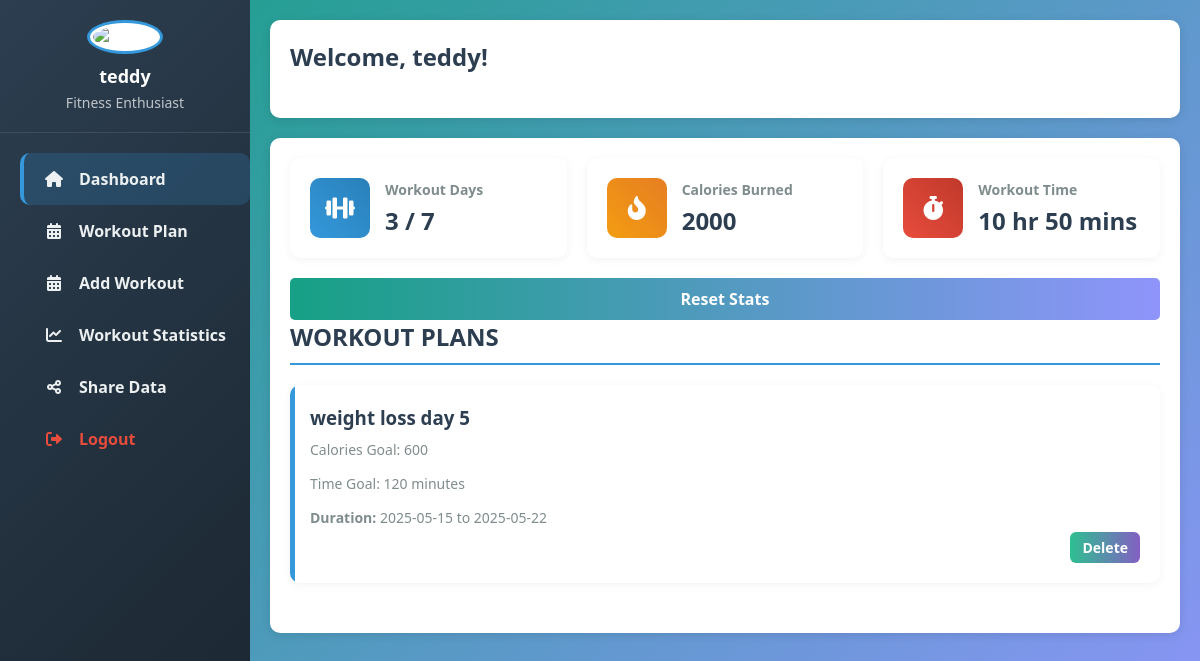
/dashboard (signed in), run on the app's committed database.
### app/database.py (models this page shows, shortened)
class User(UserMixin, db.Model):
    __tablename__ = 'users'
    id = db.Column(db.Integer, primary_key=True, autoincrement=True)
    username = db.Column(db.String(80), unique=True, nullable=False)
    email = db.Column(db.String(120), unique=True, nullable=False)
    password_hash = db.Column(db.String(256), nullable=False)
    secret_question = db.Column(db.String(100), nullable=True)
    secret_answer_hash = db.Column(db.String(256), nullable=True)
    created_at = db.Column(db.DateTime, default=datetime.utcnow)
    last_login = db.Column(db.DateTime, nullable=True)
    friends = db.relationship(
        'User',
        secondary=friendships,
        primaryjoin=(friendships.c.user_id == id),
        secondaryjoin=(friendships.c.friend_id == id),
        backref=db.backref('friended_by', lazy='dynamic'),
        lazy='dynamic'
    )
    def get_all_friends(self):
        return self.friends.all()

class WeeklyPlan(db.Model):
    __tablename__ = 'weekly_plans'
    id = db.Column(db.Integer, primary_key=True)
    user_id = db.Column(db.Integer, db.ForeignKey('users.id'), nullable=False)
    plan_name = db.Column(db.String(100), nullable=False)
    calorie_goal = db.Column(db.Integer, nullable=False)
    time_goal_minutes = db.Column(db.Integer, nullable=False)
    created_at = db.Column(db.DateTime, default=datetime.utcnow)
    user = db.relationship('User', backref=db.backref('weekly_plans', lazy=True))

### app/routes.py (the view, shortened to what this page needs)
@blueprint.route("/dashboard")
@login_required
def dashboard():
    user = current_user
    form_plan = WorkoutPlanForm()
    form_log = WorkoutLogForm()
    weekly_plans = WeeklyPlan.query.filter_by(user_id=user.id).all()
    for plan in weekly_plans:
        plan.start_date = plan.created_at.date()
        plan.end_date = (plan.created_at + timedelta(days=7)).date()
    workout_logs = WorkoutLog.query.filter_by(user_id=user.id).all()
    total_duration = sum([log.duration_minutes for log in workout_logs])
    total_calories = sum([log.calories for log in workout_logs if log.calories])
    workout_days_set = set()
    for log in workout_logs:
        if log.workout_days:
            days = [day.strip() for day in log.workout_days.split(",")]
            workout_days_set.update(days)
    total_workout_days = len(workout_days_set)
    type_counter = Counter(log.workout_type for log in workout_logs if log.workout_type)
    workout_types = list(type_counter.keys())
    workout_counts = list(type_counter.values())
    from collections import defaultdict
    weekday_calories = defaultdict(int)
    for log in workout_logs:
        if log.workout_days and log.calories:
            for day in log.workout_days.split(","):
                weekday_calories[day.strip()] += log.calories
    weekday_order = ["Mon", "Tue", "Wed", "Thu", "Fri", "Sat", "Sun"]
    sorted_weekdays = [day for day in weekday_order if day in weekday_calories]
    calories_by_weekday = [weekday_calories[day] for day in sorted_weekdays]
    weekday_time_spent = defaultdict(int)
    for log in workout_logs:
        if log.workout_days and log.duration_minutes:
            for day in log.workout_days.split(","):
                weekday_time_spent[day.strip()] += log.duration_minutes
    time_sorted_weekdays = [day for day in weekday_order if day in weekday_time_spent]
    time_by_weekday = [weekday_time_spent[day] for day in time_sorted_weekdays]
    progress_data = {}
    for plan in weekly_plans:
        goal_calories = plan.calorie_goal
        goal_time = plan.time_goal_minutes
        calorie_ratio = total_calories / goal_calories if goal_calories else 0
        time_ratio = total_duration / goal_time if goal_time else 0
        progress_percent = min(
            (calorie_ratio + time_ratio) / 2 * 100, 100
        )  # Cap at 100%
        progress_data[plan.plan_name] = round(progress_percent, 1)
    user_recent_log = (
        WorkoutLog.query.filter_by(user_id=user.id)
        .order_by(WorkoutLog.created_at.desc())
        .first()
    )
    friends = user.get_all_friends()
    leaderboard_data = []
    if user_recent_log:
        days_ago = (datetime.utcnow() - user_recent_log.created_at).days
        leaderboard_data.append(
            {
                "username": user.username + " (You)",
                "activity": user_recent_log.workout_type,
                "calories": user_recent_log.calories or 0,
                "duration": user_recent_log.duration_minutes,
                "shared_days_ago": days_ago,
                "is_current_user": True,
            }
        )
    leaderboard_data = sorted(
        leaderboard_data, key=lambda x: x["calories"], reverse=True
    )
    for i, person_data in enumerate(leaderboard_data):
        person_data["rank"] = i + 1
    friends_data = leaderboard_data
    has_friends = len(friends) > 0
    return render_template(
        "dashboard.html",
        user=user,
        weekly_plans=weekly_plans,
        workout_logs=workout_logs,
        total_duration=total_duration,
        total_calories=total_calories,
        total_workout_days=total_workout_days,
        workout_types=workout_types,
        workout_counts=workout_counts,
        weekday_labels=sorted_weekdays,
        weekday_calories=calories_by_weekday,
        time_labels=time_sorted_weekdays,
        time_spent_values=time_by_weekday,
        progress_data=progress_data,
        friends=friends_data,
        form_plan=form_plan,
        form_log=form_log,
    )

### app/__init__.py (called while the page is built)
def create_application(config_class=Config):
    app = Flask(__name__)
    app.config.from_object(config_class)
    db.init_app(app)
    login_manager.init_app(app)
    migrate.init_app(app, db)
    from app.blueprints import blueprint
    app.register_blueprint(blueprint)
    @login_manager.user_loader
    def load_user(user_id):
        return User.query.get(int(user_id))
    app.cli.add_command(init_db_command)
    return app

### app/templates/dashboard.html (shortened to what this page needs)
{% extends "base.html" %}
{% block extra_css %}
<link rel="stylesheet" href="{{ url_for('static', filename='css/dashboard.css') }}">
<link rel="stylesheet" href="https://cdnjs.cloudflare.com/ajax/libs/font-awesome/6.0.0/css/all.min.css">
{% endblock %}
{% block content %}
<div class="app-container">
  <aside class="sidebar">
    <div class="sidebar-header">
      <img src="static/images/Fitness logo.jpg" alt="Profile">
      <div class="user-info">
        <h3>{{ user.username }}</h3>
        <p>Fitness Enthusiast</p>
      </div>
    </div>
    <nav class="menu">
      <a href="#" class="menu-item active" data-target="dashboard-section">
        <i class="fas fa-home"></i> <span>Dashboard</span>
      </a>
      <a href="#" class="menu-item" data-target="workout-plan-section">
        <i class="fas fa-calendar-alt"></i> <span>Workout Plan</span>
      </a>
      <a href="#" class="menu-item" data-target="workout-details-section">
        <i class="fas fa-calendar-alt"></i> <span>Add Workout</span>
      </a>
      <a href="#" class="menu-item" data-target="workout-statistic-section">
        <i class="fas fa-chart-line"></i> <span>Workout Statistics</span>
      </a>
      <a href="#" class="menu-item" data-target="share-section">
        <i class="fas fa-share-alt"></i> <span>Share Data</span>
      </a>
      <a href="{{ url_for('main.logout') }}" class="menu-item logout-btn">
        <i class="fas fa-sign-out-alt"></i> <span>Logout</span>
      </a>
    </nav>
  </aside>
  <main class="main-content">
    <header class="dashboard-header">
      <h1>Welcome, {{ user.username }}!</h1>
    </header>
    <section id="dashboard-section" class="content-section active">
      <div class="statistics-container">
        <div class="stats-card">
          <div class="stats-icon blue">
            <i class="fas fa-dumbbell"></i>
          </div>
          <div class="stats-info">
            <h3>Workout Days</h3>
            <p>{{ total_workout_days }} / 7</p>
          </div>
        </div>
        <div class="stats-card">
          <div class="stats-icon orange">
            <i class="fas fa-fire-alt"></i>
          </div>
          <div class="stats-info">
            <h3>Calories Burned</h3>
            <p>{{ total_calories }}</p>
          </div>
        </div>
        <div class="stats-card">
          <div class="stats-icon red">
            <i class="fas fa-stopwatch"></i>
          </div>
          <div class="stats-info">
            <h3>Workout Time</h3>
            <p>{{ (total_duration // 60) }} hr {{ (total_duration % 60) }} mins</p>
          </div>
        </div>
      </div>
      <form method="POST" action="{{ url_for('main.reset_stats') }}"
        onsubmit="return confirm('Are you sure you want to reset all workout stats?');">
        <button type="submit" class="btn custom-btn">Reset Stats</button>
      </form>
      <h2>WORKOUT PLANS</h2>
      <div class="workout-plans">
        {% for plan in weekly_plans %}
        <div class="workout-plan">
          <h3>{{ plan.plan_name }}</h3>
          <p>Calories Goal: {{ plan.calorie_goal }}</p>
          <p>Time Goal: {{ plan.time_goal_minutes }} minutes</p>
          <p><strong>Duration:</strong> {{ plan.start_date }} to {{ plan.end_date }}</p>
          <div class="plan-actions">
            <form method="POST" action="{{ url_for('main.delete_plan', plan_id=plan.id) }}"
              onsubmit="return confirm('Are you sure you want to delete this plan?');">
              <button type="submit" class="delete-button">Delete</button>
            </form>
          </div>
        </div>
        {% endfor %}
      </div>
    </section>
  </main>
</div>
{% endblock %}

### app/templates/base.html (shortened to what this page needs)
<!DOCTYPE html>
<html lang="en">
<head>
    <link rel="stylesheet" href="{{ url_for('static', filename='css/style.css') }}">
    {% block extra_css %}{% endblock %}
</head>
<body>
    <main>
        {% block content %}{% endblock %}
    </main>
</body>
</html>

### app/static/css/style.css (style rules this page uses)
* { margin: 0; padding: 0; box-sizing: border-box; }
:root { --primary-color: #16a085; --secondary-color: #8f94fb; --text-color: #333; --light-bg: rgba(255, 255, 255, 0.95); --error-color: #e74c3c; --success-color: #2ecc71; --shadow: 0 8px 20px rgba(0, 0, 0, 0.1); }
body { font-family: 'Poppins', 'Arial', sans-serif; background-image: linear-gradient(135deg, var(--primary-color) 0%, var(--secondary-color) 100%); background-size: cover; background-repeat: no-repeat; background-attachment: fixed; min-height: 100vh; margin: 0; position: relative; overflow-x: hidden; }
body::before { content: ''; position: absolute; top: 0; left: 0; width: 100%; height: 100%; opacity: 0.1; z-index: -1; }
nav a { text-decoration: none; margin-left: 20px; padding: 10px 20px; color: rgb(252, 252, 252); border-radius: 10px; font-weight: bold; transition: all 0.3s ease; }
h1 { color: var(--primary-color); margin-bottom: 25px; font-weight: 600; font-size: 28px; }
button { background: linear-gradient(to right, var(--primary-color), var(--secondary-color)); color: white; padding: 12px 15px; border: none; border-radius: 6px; cursor: pointer; width: 100%; margin-top: 10px; font-size: 16px; font-weight: 500; transition: all 0.3s; display: flex; justify-content: center; align-items: center; gap: 8px; }
a { color: var(--primary-color); text-decoration: none; font-weight: 500; transition: color 0.2s; }

### data on the page
User: username "teddy"
WeeklyPlan: plan_name "weight loss day 5", calorie_goal "600", time_goal_minutes "120", start_date "2025-05-15", end_date "2025-05-22"

### other printed values
{{ total_workout_days }} "3"
{{ total_calories }} "2000"
{{ (total_duration // 60) }} "10"
{{ (total_duration % 60) }} "50"
